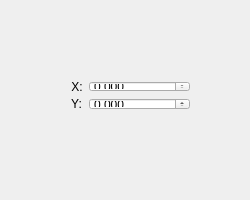
<?xml version="1.0" encoding="UTF-8"?>
<ui version="4.0">
 <class>CPointAttribute</class>
 <widget class="QWidget" name="CPointAttribute">
  <property name="geometry">
   <rect>
    <x>0</x>
    <y>0</y>
    <width>250</width>
    <height>200</height>
   </rect>
  </property>
  <property name="windowTitle">
   <string>PointAttributeClass</string>
  </property>
  <widget class="QWidget" name="">
   <property name="geometry">
    <rect>
     <x>60</x>
     <y>70</y>
     <width>141</width>
     <height>51</height>
    </rect>
   </property>
   <layout class="QFormLayout" name="formLayout">
    <item row="0" column="0">
     <widget class="QLabel" name="labelX">
      <property name="layoutDirection">
       <enum>Qt::LayoutDirection::LeftToRight</enum>
      </property>
      <property name="text">
       <string>X:</string>
      </property>
      <property name="alignment">
       <set>Qt::AlignmentFlag::AlignCenter</set>
      </property>
     </widget>
    </item>
    <item row="0" column="1">
     <widget class="QDoubleSpinBox" name="doubleSpinBox_X">
      <property name="decimals">
       <number>3</number>
      </property>
      <property name="maximum">
       <double>1000.000000000000000</double>
      </property>
     </widget>
    </item>
    <item row="1" column="0">
     <widget class="QLabel" name="labelY">
      <property name="text">
       <string>Y:</string>
      </property>
      <property name="alignment">
       <set>Qt::AlignmentFlag::AlignCenter</set>
      </property>
     </widget>
    </item>
    <item row="1" column="1">
     <widget class="QDoubleSpinBox" name="doubleSpinBox_Y">
      <property name="decimals">
       <number>3</number>
      </property>
      <property name="maximum">
       <double>10000.000000000000000</double>
      </property>
     </widget>
    </item>
   </layout>
  </widget>
 </widget>
 <layoutdefault spacing="6" margin="11"/>
 <resources/>
 <connections/>
</ui>
